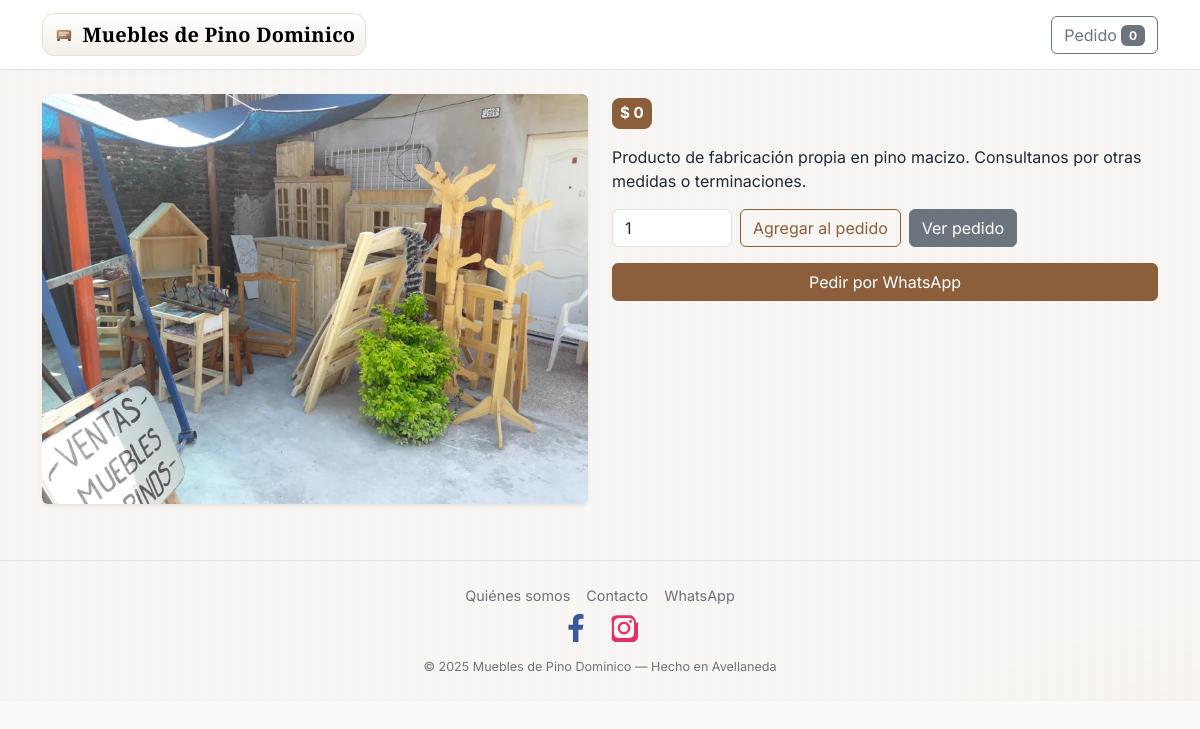
/public/producto.php?id=13, run on the app's committed database.
### tables this page shows
CREATE TABLE `productos` (
  `id` int(11) NOT NULL,
  `sku` varchar(64) DEFAULT NULL,
  `nombre` varchar(200) NOT NULL,
  `categoria_id` int(11) DEFAULT NULL,
  `descripcion` text DEFAULT NULL,
  `medida` varchar(100) DEFAULT NULL,
  `precio` int(11) NOT NULL DEFAULT 0,
  `costo` int(11) DEFAULT NULL,
  `stock` int(11) DEFAULT NULL,
  `activo` tinyint(1) DEFAULT 1,
  `destacado` tinyint(1) NOT NULL DEFAULT 0,
  `orden_destacado` int(11) DEFAULT NULL,
  `imagen` varchar(255) DEFAULT NULL,
  `updated_at` timestamp NOT NULL DEFAULT current_timestamp() ON UPDATE current_timestamp()
);

### src/cart.php (called while the page is built, shortened)
<?php
require_once __DIR__ . '/productos.php';
function cart_count(): int {
  $n = 0;
  return $n;
}

### src/productos.php (called while the page is built, shortened)
<?php
function producto_get(int $id): ?array {
  $pdo = db();
  $st = $pdo->prepare("SELECT * FROM productos WHERE id=?");
  $st->execute([$id]);
  $row = $st->fetch();
  return $row ?: null;
}

### src/util.php (called while the page is built, shortened)
<?php
function price_format(int $price): string {
  return '$ ' . number_format($price, 0, ',', '.');
}
function wapp_link(string $text): string {
  $num = $_ENV['WAPP_NUMBER'] ?? '';
  $msg = urlencode($text);
  return "https://wa.me/{$num}?text={$msg}";
}

### public/producto.php (the view, shortened to what this page needs)
<?php
require_once __DIR__ . '/../src/productos.php';
require_once __DIR__ . '/../src/util.php';
require_once __DIR__ . '/../src/cart.php';
$id = isset($_GET['id']) ? (int)$_GET['id'] : 0;
$prod = $id ? A\producto_get($id) : null;
$countCart = A\cart_count();
$pdo = A\db();
$st = $pdo->prepare("SELECT archivo FROM imagenes_producto WHERE producto_id=? ORDER BY COALESCE(orden,999), id");
$st->execute([$id]);
$galeriaRows = $st->fetchAll();
$portada = !empty($prod['imagen']) ? $prod['imagen'] : 'placeholder.webp';
$imgs = array_map(fn($r) => $r['archivo'], $galeriaRows);
$imgs = array_values(array_unique($imgs));
if (empty($imgs)) $imgs = [$portada];
?>
<!doctype html>
<html lang="es">
<head>
  <link href="https://cdn.jsdelivr.net/npm/bootstrap@5.3.3/dist/css/bootstrap.min.css" rel="stylesheet">
  <link rel="stylesheet" href="assets/css/app.css">
</head>
<body class="with-wood">
<nav class="navbar navbar-expand-lg">
  <div class="container">
    <a class="navbar-brand d-flex align-items-center gap-2" href="./">
      <span class="brand-badge">
        <img src="assets/img/logo.svg" width="22" height="22" alt="">
        <span class="brand-serif">Muebles de Pino Dominico</span>
      </span>
    </a>
    <div class="ms-auto d-flex gap-2">
      <a href="cart.php" class="btn btn-outline-secondary">
        Pedido <span class="badge bg-secondary"><?= (int)$countCart ?></span>
      </a>
    </div>
  </div>
</nav>
<main class="container py-4">
  <div class="row g-4">
    <div class="col-md-6">
      <img id="imgPrincipal"
           src="assets/img/<?= htmlspecialchars($imgs[0]) ?>"
           class="img-fluid rounded shadow-sm mb-2"
           alt="<?= htmlspecialchars($prod['nombre']) ?>"
           style="aspect-ratio:4/3;object-fit:cover">
    </div>
    <div class="col-md-6">
      <div class="price-badge mb-3"><?= A\price_format((int)$prod['precio']) ?></div>
      <p><?= nl2br(htmlspecialchars($prod['descripcion'] ?: 'Producto de fabricación propia en pino macizo. Consultanos por otras medidas o terminaciones.')) ?></p>
      <form class="d-flex gap-2 mt-3" action="cart_add.php" method="post">
        <input class="form-control" type="number" name="qty" value="1" min="1" style="max-width:120px">
        <button class="btn btn-outline-primary">Agregar al pedido</button>
        <a class="btn btn-secondary" href="cart.php">Ver pedido</a>
      </form>
      <a class="btn btn-primary w-100 mt-3"
         href="<?= A\wapp_link('Hola! Quiero consultar este pedido:\n- ' . $prod['nombre'] . ' ' . ($prod['medida'] ?? '') . ' (' . A\price_format((int)$prod['precio']) . ')') ?>">
         Pedir por WhatsApp
      </a>
    </div>
  </div>
</main>
<footer class="footer text-center mt-4 py-4 border-top">
  <div class="container">
    <div class="d-flex flex-wrap justify-content-center align-items-center gap-3 mb-2">
      <a class="link-muted" href="nosotros.php">Quiénes somos</a>
      <a class="link-muted" href="contacto.php">Contacto</a>
      <a class="link-muted" href="<?= A\wapp_link('Hola! Tengo una consulta.') ?>">WhatsApp</a>
    </div>
    <div class="social-links mb-3">
      <a href="https://www.facebook.com/mpino.mercado" target="_blank" rel="noopener" class="mx-2 text-decoration-none">
        <img src="assets/img/icon_fb.svg" alt="Facebook" width="28" height="28">
      </a>
      <a href="https://www.instagram.com/muebles.de.pino.dominico" target="_blank" rel="noopener" class="mx-2 text-decoration-none">
        <img src="assets/img/icon_ig.svg" alt="Instagram" width="28" height="28">
      </a>
    </div>
    <div class="text-secondary small">
      © <?= date('Y') ?> Muebles de Pino Dominico — Hecho en Avellaneda
    </div>
  </div>
</footer>
</body>
</html>

### public/assets/css/app.css (style rules this page uses)
:root { --brand:#8b5e3c; --brand-2:#6f472b; --accent:#c27c37; --bg:#fbfaf8; --surface:#ffffff; --border:#e7e1da; --text:#1f2937; --muted:#6b7280; }
html,body { background:var(--bg);color:var(--text);font-family:"Inter",system-ui,-apple-system,Segoe UI,Roboto,"Helvetica Neue",Arial }
h1,h2,h3,.brand-serif { font-family:"Playfair Display",serif }
.navbar { background:var(--surface)!important;border-bottom:1px solid var(--border) }
.navbar .navbar-brand { font-weight:700; letter-spacing:.2px }
.navbar .brand-badge { display:inline-flex;align-items:center;gap:.5rem;padding:.35rem .6rem;border-radius:.75rem; background:linear-gradient(180deg,#fff, #f5efe7); border:1px solid var(--border); }
.price-badge { background:var(--brand);color:#fff;font-weight:700;border-radius:.5rem; display:inline-block;padding:.25rem .5rem;font-size:.95rem }
.btn-primary { background:var(--brand);border-color:var(--brand) }
.btn-outline-primary { color:var(--brand);border-color:var(--brand) }
.footer { color:var(--muted);font-size:.9rem;padding:2rem 0 }
a.link-muted { color:var(--muted);text-decoration:none }
body.with-wood { background-image: radial-gradient(1000px 400px at 10% -20%, rgba(139,94,60,.06), transparent 60%), radial-gradient(800px 400px at 110% 120%, rgba(194,124,55,.06), transparent 60%), repeating-linear-gradient( 90deg, rgba(139,94,60,.04), rgba(139,94,60,.04) 8px, rgba(139,94,60,.02) 8px, rgba(139,94,60,.02) 16px ); }

### data on the page
productos: precio "$ 0", descripcion "Producto de fabricación propia en pino macizo. Consultanos por otras medidas o terminaciones."

### other printed values
$countCart "0"
